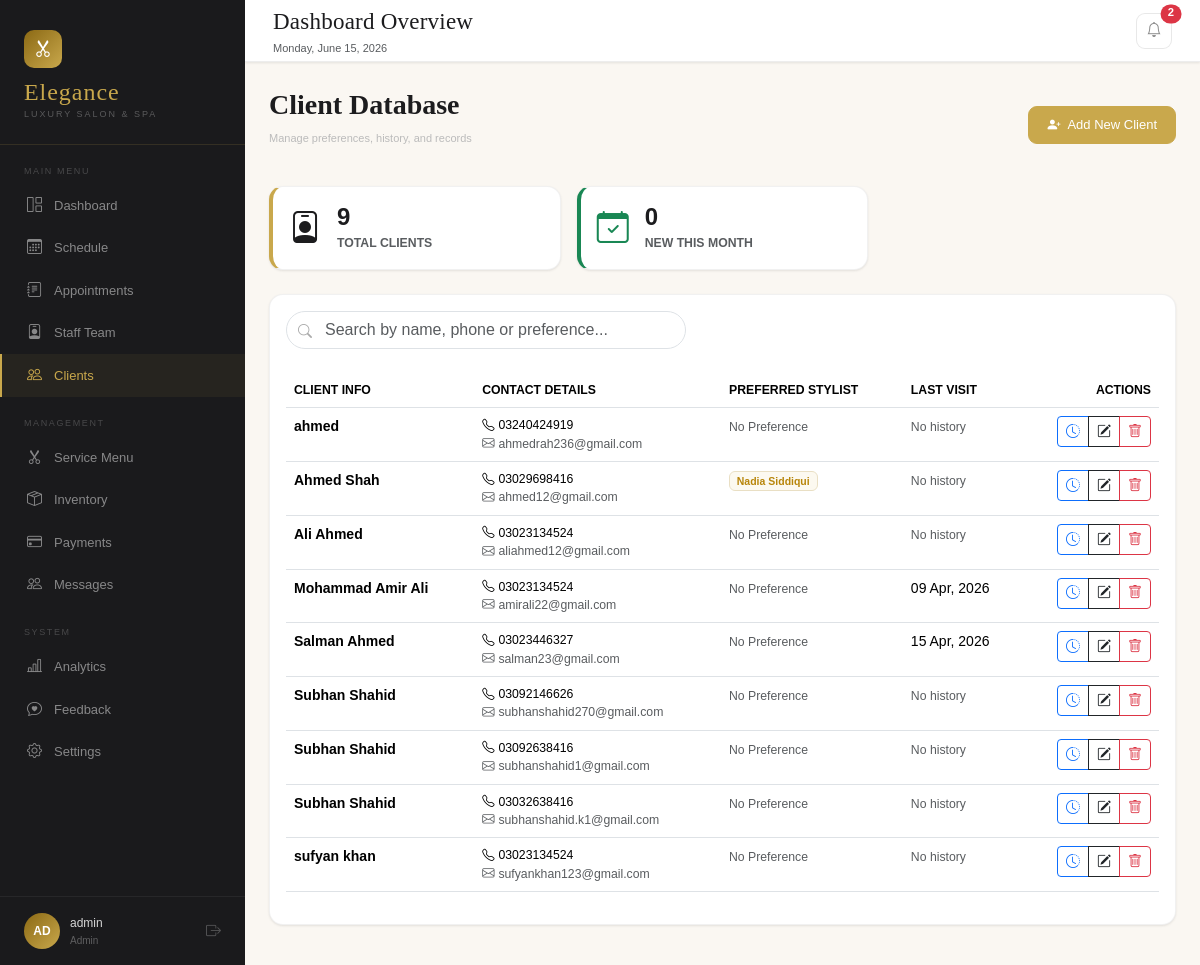
The app's page /dashboard/clients.php (signed in) with its own data.
### tables this page shows
CREATE TABLE `users` (
  `id` int(11) NOT NULL,
  `name` varchar(100) NOT NULL,
  `email` varchar(150) NOT NULL,
  `phone` varchar(20) DEFAULT NULL,
  `password` varchar(255) NOT NULL,
  `role` enum('admin','receptionist','stylist','client') DEFAULT 'client',
  `status` enum('active','inactive') DEFAULT 'active',
  `created_at` timestamp NOT NULL DEFAULT current_timestamp(),
  `gender` enum('male','female','other') DEFAULT NULL,
  `dob` date DEFAULT NULL,
  `address` text DEFAULT NULL,
  `bio` text DEFAULT NULL,
  `commission_rate` decimal(5,2) DEFAULT 0.00,
  `work_schedule` text DEFAULT NULL,
  `preferred_stylist_id` int(11) DEFAULT NULL,
  `preferences` text DEFAULT NULL,
  `notes` text DEFAULT NULL
);

### includes/auth.php (called while the page is built, shortened)
<?php
function getUserRole()
{
    return isset($_SESSION['role']) ? $_SESSION['role'] : null;
}

### dashboard/clients.php (the view, shortened to what this page needs)
<?php
require_once '../includes/auth.php';
require_once '../includes/db.php';
$current_role = getUserRole();
$totalClients = $conn->query("SELECT COUNT(*) as total FROM users WHERE role = 'client'")->fetch_assoc()['total'] ?? 0;
$newClients = $conn->query("SELECT COUNT(*) as total FROM users WHERE role = 'client' AND month(created_at) = month(now()) AND year(created_at) = year(now())")->fetch_assoc()['total'] ?? 0;
$sql = "SELECT c.*, s.name as stylist_name,
        (SELECT MAX(apt_date) FROM appointments WHERE client_id = c.id AND status = 'completed') as last_visit
        FROM users c
        LEFT JOIN users s ON c.preferred_stylist_id = s.id
        WHERE c.role = 'client'
        ORDER BY c.name ASC";
$result = $conn->query($sql);
?>
<!DOCTYPE html>
<html lang="en">
<head>
    <link href="../assets/css/bootstrap.min.css" rel="stylesheet">
    <link href="https://cdn.jsdelivr.net/npm/bootstrap-icons@1.11.0/font/bootstrap-icons.css" rel="stylesheet">
    <link rel="stylesheet" href="../assets/css/dashboard.css">
</head>
<body>
    <?php include('../includes/sidebar.php'); ?>
    <div class="main-area">
        <?php include('../includes/topbar.php'); ?>
        <div class="content-area container-fluid px-4">
            <div class="row align-items-center mb-4">
                <div class="col-12 d-md-flex justify-content-between align-items-center">
                    <div>
                        <h2 class="panel-title fs-3">Client Database</h2>
                        <p class="panel-subtitle">Manage preferences, history, and records</p>
                    </div>
                    <?php if ($current_role === 'admin'): ?>
                        <button class="btn-gold" onclick="openAddModal()">
                            <i class="bi bi-person-plus-fill"></i> Add New Client
                        </button>
                    <?php endif; ?>
                </div>
            </div>
            <div class="row mb-4 g-3">
                <div class="col-md-6 col-lg-4">
                    <div class="panel p-3 d-flex align-items-center gap-3" style="border-left: 4px solid var(--gold);">
                        <div class="fs-2 text-gold"><i class="bi bi-person-badge"></i></div>
                        <div>
                            <h4 class="m-0 fw-bold"><?php echo $totalClients; ?></h4>
                            <small class="text-muted text-uppercase fw-bold">Total Clients</small>
                        </div>
                    </div>
                </div>
                <div class="col-md-6 col-lg-4">
                    <div class="panel p-3 d-flex align-items-center gap-3" style="border-left: 4px solid #198754;">
                        <div class="fs-2 text-success"><i class="bi bi-calendar-check"></i></div>
                        <div>
                            <h4 class="m-0 fw-bold"><?php echo $newClients; ?></h4>
                            <small class="text-muted text-uppercase fw-bold">New This Month</small>
                        </div>
                    </div>
                </div>
            </div>
            <div class="panel p-3">
                <div class="search-container mb-4">
                    <i class="bi bi-search"></i>
                    <input type="text" id="clientSearch" class="form-control" placeholder="Search by name, phone or preference...">
                </div>
                <div class="table-responsive">
                    <table class="table custom-table" id="clientTable">
                        <thead>
                            <tr class="text-muted small text-uppercase">
                                <th>Client Info</th>
                                <th>Contact Details</th>
                                <th>Preferred Stylist</th>
                                <th>Last Visit</th>
                                <th class="text-end">Actions</th>
                            </tr>
                        </thead>
                        <tbody>
                            <?php while ($row = $result->fetch_assoc()):
                                $clientJson = htmlspecialchars(json_encode($row), ENT_QUOTES, 'UTF-8');
                            ?>
                                <tr>
                                    <td>
                                        <div class="fw-bold"><?php echo htmlspecialchars($row['name']); ?></div>
                                    </td>
                                    <td>
                                        <div class="small"><i class="bi bi-telephone me-1"></i><?php echo htmlspecialchars($row['phone']); ?></div>
                                        <div class="small text-muted"><i class="bi bi-envelope me-1"></i><?php echo htmlspecialchars($row['email']); ?></div>
                                    </td>
                                    <td>
                                        <?php if (!empty($row['stylist_name'])): ?>
                                            <span class="badge bg-gold-light"><?php echo htmlspecialchars($row['stylist_name']); ?></span>
                                        <?php else: ?>
                                            <span class="text-muted small">No Preference</span>
                                        <?php endif; ?>
                                    </td>
                                    <td><?php echo $row['last_visit'] ? date('d M, Y', strtotime($row['last_visit'])) : '<span class="text-muted small">No history</span>'; ?></td>
                                    <td class="text-end">
                                        <div class="btn-group">
                                            <button class="btn btn-sm btn-outline-primary" title="View History" onclick='viewHistory(<?php echo $row['id']; ?>, "<?php echo addslashes($row['name']); ?>")'>
                                                <i class="bi bi-clock-history"></i>
                                            </button>
                                            <?php if ($current_role === 'admin'): ?>
                                                <button class="btn btn-sm btn-outline-dark" onclick='fillEdit(<?php echo $clientJson; ?>)'>
                                                    <i class="bi bi-pencil-square"></i>
                                                </button>
                                                <a href="client_proc.php?del_id=<?php echo $row['id']; ?>" class="btn btn-sm btn-outline-danger" onclick="return confirm('Delete this client?')">
                                                    <i class="bi bi-trash"></i>
                                                </a>
                                            <?php endif; ?>
                                        </div>
                                    </td>
                                </tr>
                            <?php endwhile; ?>
                        </tbody>
                    </table>
                </div>
            </div>
        </div>
    </div>
</body>
</html>

### assets/css/dashboard.css (style rules this page uses)
:root { --gold: #c9a84c; --gold-light: #e8d4a0; --gold-dark: #8b6914; --cream: #faf7f2; --blush: #f2e8e4; --rose: #c48b8b; --charcoal: #1c1c1e; --sidebar-bg: #1a1a1c; --sidebar-width: 245px; --font-display: "Cormorant Garamond", serif; --font-body: "DM Sans", sans-serif; --panel-radius: 14px; --shadow-sm: 0 1px 3px rgba(0, 0, 0, 0.06), 0 1px 2px rgba(0, 0, 0, 0.04); }
* { margin: 0; padding: 0; box-sizing: border-box; }
body { font-family: var(--font-body); background: var(--cream); color: var(--charcoal); display: flex; height: 100vh; overflow: hidden; font-size: 14px; line-height: 1.5; }
.panel { background: white; border-radius: var(--panel-radius); border: 1px solid rgba(0, 0, 0, 0.055); overflow: hidden; box-shadow: var(--shadow-sm); }
.panel-title { font-family: var(--font-display); font-size: 18px; color: var(--charcoal); font-weight: 600; }
.panel-subtitle { font-size: 11px; color: #bbb; margin-top: 1px; }
.btn-gold { background: var(--gold); border: 1px solid var(--gold); color: white; border-radius: 9px; padding: 8px 18px; font-size: 13px; font-weight: 500; cursor: pointer; display: flex; align-items: center; gap: 7px; font-family: var(--font-body); transition: all 0.15s; white-space: nowrap; }
.main-area { flex: 1; display: flex; flex-direction: column; overflow: hidden; min-width: 0; }
.content-area { flex: 1; overflow-y: auto; padding: 26px 28px 40px; }

### dashboard/clients.php (style rules this page uses)
.search-container { position: relative; max-width: 400px; }
.search-container i { position: absolute; left: 12px; top: 10px; color: #aaa; }
.search-container input { padding-left: 38px; border-radius: 20px; }
.bg-gold-light { background-color: #fcf9f0; border: 1px solid #e9dfc4; color: #b8860b; }

### records on screen
users: name "ahmed", phone "03240424919", email "ahmedrah236@gmail.com", shows "No Preference", shows "No history"
users: name "Ahmed Shah", phone "03029698416", email "ahmed12@gmail.com", users.name "Nadia Siddiqui", shows "No history"
users: name "Ali Ahmed", phone "03023134524", email "aliahmed12@gmail.com", shows "No Preference", shows "No history"
users: name "Mohammad Amir Ali", phone "03023134524", email "amirali22@gmail.com", shows "No Preference", last_visit "09 Apr, 2026"
users: name "Salman Ahmed", phone "03023446327", email "salman23@gmail.com", shows "No Preference", last_visit "15 Apr, 2026"
users: name "Subhan Shahid", phone "03092146626", email "subhanshahid270@gmail.com", shows "No Preference", shows "No history"
users: name "Subhan Shahid", phone "03092638416", email "subhanshahid1@gmail.com", shows "No Preference", shows "No history"
users: name "Subhan Shahid", phone "03032638416", email "subhanshahid.k1@gmail.com", shows "No Preference", shows "No history"
users: name "sufyan khan", phone "03023134524", email "sufyankhan123@gmail.com", shows "No Preference", shows "No history"

### other values on screen
substr(getUserName(), 0, 2) "AD"
getUserName() "admin"
getUserRole() "Admin"
$notif_count "2"
$totalClients "9"
$newClients "0"
